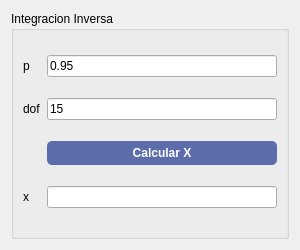
<?xml version="1.0" encoding="UTF-8"?>
<ui version="4.0">
 <class>InterfazCalculoInversa</class>
 <widget class="QWidget" name="InterfazCalculoInversa">
  <property name="geometry">
   <rect>
    <x>0</x>
    <y>0</y>
    <width>300</width>
    <height>250</height>
   </rect>
  </property>
  <property name="windowTitle">
   <string>Integracion Inversa</string>
  </property>
  <layout class="QVBoxLayout" name="verticalLayout">
   <item>
    <widget class="QGroupBox" name="groupBox">
     <property name="title">
      <string>Integracion Inversa</string>
     </property>
     <layout class="QGridLayout" name="gridLayout">
      
      <item row="0" column="0">
       <widget class="QLabel" name="label_p">
        <property name="text">
         <string>p</string>
        </property>
       </widget>
      </item>
      <item row="0" column="1">
       <widget class="QLineEdit" name="input_p">
        <property name="text">
         <string>0.95</string>
        </property>
       </widget>
      </item>

      <item row="1" column="0">
       <widget class="QLabel" name="label_dof">
        <property name="text">
         <string>dof</string>
        </property>
       </widget>
      </item>
      <item row="1" column="1">
       <widget class="QLineEdit" name="input_dof">
        <property name="text">
         <string>15</string>
        </property>
       </widget>
      </item>

      <item row="2" column="1">
       <widget class="QPushButton" name="btn_calcular">
        <property name="text">
         <string>Calcular X</string>
        </property>
        <property name="styleSheet">
         <string notr="true">background-color: #5D6DAB; color: white; font-weight: bold; border-radius: 5px; padding: 5px;</string>
        </property>
       </widget>
      </item>

      <item row="3" column="0">
       <widget class="QLabel" name="label_x">
        <property name="text">
         <string>x</string>
        </property>
       </widget>
      </item>
      <item row="3" column="1">
       <widget class="QLineEdit" name="output_x">
        <property name="readOnly">
         <bool>true</bool>
        </property>
        <property name="text">
         <string></string>
        </property>
       </widget>
      </item>
      
     </layout>
    </widget>
   </item>
  </layout>
 </widget>
 <resources/>
 <connections/>
</ui>
